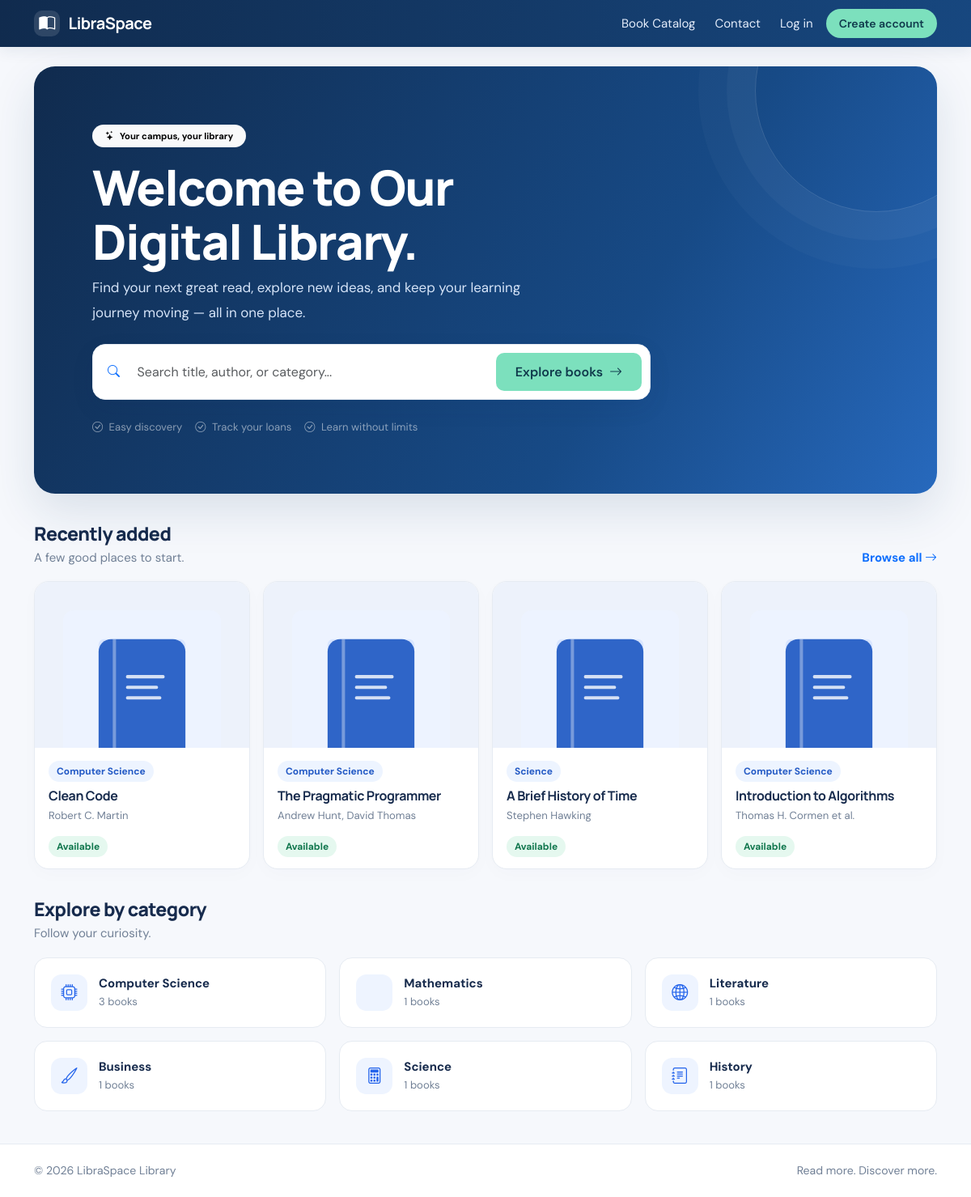
The page / on the database its author committed.
### tables this page shows
CREATE TABLE books (
 id INT UNSIGNED AUTO_INCREMENT PRIMARY KEY,
 title VARCHAR(200) NOT NULL,
 author VARCHAR(150) NOT NULL,
 category_id INT UNSIGNED NULL,
 isbn VARCHAR(20) NULL UNIQUE,
 publisher VARCHAR(150) NULL,
 publication_year SMALLINT UNSIGNED NULL,
 description TEXT NULL,
 total_quantity INT UNSIGNED NOT NULL DEFAULT 1,
 available_quantity INT UNSIGNED NOT NULL DEFAULT 1,
 cover_image VARCHAR(255) NULL,
 times_issued INT UNSIGNED NOT NULL DEFAULT 0,
 is_active TINYINT(1) NOT NULL DEFAULT 1,
 created_at TIMESTAMP NOT NULL DEFAULT CURRENT_TIMESTAMP,
 CONSTRAINT fk_books_category FOREIGN KEY(category_id) REFERENCES categories(id) ON DELETE SET NULL,
 CONSTRAINT chk_book_stock CHECK(available_quantity <= total_quantity),
 INDEX idx_books_title(title),
 INDEX idx_books_author(author),
 INDEX idx_books_active(is_active)
);

CREATE TABLE categories (
 id INT UNSIGNED AUTO_INCREMENT PRIMARY KEY,
 name VARCHAR(100) NOT NULL UNIQUE,
 description VARCHAR(500) NULL
);

### includes/functions.php (called while the page is built, shortened)
<?php
require_once __DIR__ . '/../config/database.php';
function e(?string $value): string { return htmlspecialchars($value ?? '', ENT_QUOTES | ENT_SUBSTITUTE, 'UTF-8'); }
function current_user(): ?array { return $_SESSION['user'] ?? null; }
function cover_url(?string $cover): string {
    return $cover ? 'uploads/covers/' . rawurlencode(basename($cover)) : 'assets/img/book-placeholder.svg';
}

### config/database.php (called while the page is built, shortened)
<?php
function db(): PDO {
    static $pdo = null;
    if ($pdo instanceof PDO) return $pdo;
    $dsn = 'mysql:host=' . DB_HOST . ';dbname=' . DB_NAME . ';charset=utf8mb4';
    $pdo = new PDO($dsn, DB_USER, DB_PASS, [
        PDO::ATTR_ERRMODE => PDO::ERRMODE_EXCEPTION,
        PDO::ATTR_DEFAULT_FETCH_MODE => PDO::FETCH_ASSOC,
        PDO::ATTR_EMULATE_PREPARES => false,
    ]);
    return $pdo;
}

### index.php (the view, shortened to what this page needs)
<?php
require_once __DIR__ . '/includes/functions.php';
$featured = db()->query("SELECT b.*, c.name AS category_name FROM books b LEFT JOIN categories c ON c.id=b.category_id WHERE b.is_active=1 ORDER BY b.created_at DESC LIMIT 4")->fetchAll();
$categories = db()->query("SELECT c.id,c.name,COUNT(b.id) AS book_count FROM categories c LEFT JOIN books b ON b.category_id=c.id AND b.is_active=1 GROUP BY c.id,c.name ORDER BY book_count DESC LIMIT 6")->fetchAll();
require __DIR__ . '/includes/header.php';
?>
<section class="hero mb-4"><div class="hero-content">
 <span class="badge rounded-pill text-bg-light mb-3 px-3 py-2"><i class="bi bi-stars me-1"></i> Your campus, your library</span>
 <h1>Welcome to Our<br>Digital Library.</h1>
 <p>Find your next great read, explore new ideas, and keep your learning journey moving — all in one place.</p>
 <form class="search-panel d-flex flex-column flex-sm-row gap-2 mt-4" action="catalog.php" method="get">
  <div class="d-flex align-items-center flex-grow-1 px-2"><i class="bi bi-search text-primary me-2"></i><input class="form-control" name="q" placeholder="Search title, author, or category..." aria-label="Search books"></div>
  <button class="btn btn-accent px-4" type="submit">Explore books <i class="bi bi-arrow-right ms-1"></i></button>
 </form>
 <div class="d-flex flex-wrap gap-3 mt-4 small text-white-50"><span><i class="bi bi-check-circle me-1"></i> Easy discovery</span><span><i class="bi bi-check-circle me-1"></i> Track your loans</span><span><i class="bi bi-check-circle me-1"></i> Learn without limits</span></div>
 </div></section>
<section class="section-heading"><div><h2>Recently added</h2><p class="muted mb-0 mt-1">A few good places to start.</p></div><a href="catalog.php" class="text-decoration-none fw-bold">Browse all <i class="bi bi-arrow-right"></i></a></section>
<div class="row g-3">
<?php foreach ($featured as $b): ?><div class="col-6 col-lg-3"><article class="book-card"><a href="book.php?id=<?= (int)$b['id'] ?>" class="text-decoration-none text-reset"><div class="book-cover"><img src="<?= e(cover_url($b['cover_image'])) ?>" alt="<?= e($b['title']) ?> cover"></div><div class="card-body"><span class="badge-soft"><?= e($b['category_name'] ?? 'General') ?></span><h3 class="book-title mt-2 mb-1"><?= e($b['title']) ?></h3><p class="muted small mb-3"><?= e($b['author']) ?></p><span class="<?= $b['available_quantity'] > 0 ? 'badge-available' : 'badge-unavailable' ?> badge-soft"><?= $b['available_quantity'] > 0 ? 'Available' : 'Currently out' ?></span></div></a></article></div><?php endforeach; ?>
</div>
<section class="section-heading"><div><h2>Explore by category</h2><p class="muted mb-0 mt-1">Follow your curiosity.</p></div></section>
<div class="row g-3 mb-3"><?php foreach ($categories as $i=>$c): ?><div class="col-6 col-md-4"><a class="category-card" href="catalog.php?category=<?= (int)$c['id'] ?>"><span class="category-icon"><i class="bi <?= ['bi-cpu','bi-flask','bi-globe2','bi-brush','bi-calculator','bi-journal-text'][$i%6] ?>"></i></span><span><strong class="d-block"><?= e($c['name']) ?></strong><small class="muted"><?= (int)$c['book_count'] ?> books</small></span></a></div><?php endforeach; ?></div>
<?php require __DIR__ . '/includes/footer.php'; ?>

### includes/header.php (shortened to what this page needs)
<?php
require_once __DIR__ . '/functions.php';
$user = current_user();
?>
<!doctype html>
<html lang="en">
<head>
<link href="https://cdn.jsdelivr.net/npm/bootstrap@5.3.3/dist/css/bootstrap.min.css" rel="stylesheet">
<link href="https://cdn.jsdelivr.net/npm/bootstrap-icons@1.11.3/font/bootstrap-icons.min.css" rel="stylesheet">
<link href="assets/css/style.css" rel="stylesheet">
</head>
<body>
<nav class="navbar navbar-expand-lg navbar-dark app-navbar">
 <div class="container">
  <a class="navbar-brand fw-bold" href="index.php"><span class="brand-mark"><i class="bi bi-book-half"></i></span> LibraSpace</a>
  <div class="collapse navbar-collapse" id="mainNav">
   <ul class="navbar-nav ms-auto align-items-lg-center gap-lg-2">
    <li class="nav-item"><a class="nav-link" href="catalog.php">Book Catalog</a></li>
    <li class="nav-item"><a class="nav-link" href="contact.php">Contact</a></li>
    <?php if ($user): ?>
      <li class="nav-item"><a class="nav-link" href="dashboard.php">Dashboard</a></li>
      <li class="nav-item"><span class="nav-link user-pill"><i class="bi bi-person-circle me-1"></i><?= e($user['name']) ?></span></li>
      <li class="nav-item"><form action="logout.php" method="post" class="d-inline"><?= csrf_field() ?><button class="btn btn-sm btn-light rounded-pill px-3" type="submit">Log out</button></form></li>
    <?php else: ?>
      <li class="nav-item"><a class="nav-link" href="login.php">Log in</a></li>
      <li class="nav-item"><a class="btn btn-sm btn-accent rounded-pill px-3" href="register.php">Create account</a></li>
    <?php endif; ?>
   </ul>
  </div>
 </div>
</nav>
<main class="page-shell">
<div class="container py-4">

### includes/footer.php (shortened to what this page needs)
</div>
</main>
<footer class="site-footer"><div class="container d-flex flex-column flex-md-row justify-content-between gap-2"><span>© <?= date('Y') ?> LibraSpace Library</span><span>Read more. Discover more.</span></div></footer>
</body></html>

### assets/css/style.css (style rules this page uses)
:root { --navy:#102b4e;--blue:#2363eb;--blue2:#4c83f5;--pale:#eef4ff;--ink:#172b4d;--muted:#718096;--line:#e6ebf2;--bg:#f6f8fc;--green:#138a64 }
* { box-sizing:border-box }
body { margin:0;background:var(--bg);color:var(--ink);font-family:'DM Sans',sans-serif;font-size:15px }
h1,h2,h3,h4,h5,.navbar-brand { font-family:Manrope,sans-serif;letter-spacing:-.025em }
.app-navbar { background:linear-gradient(100deg,#102b4e,#17477f);box-shadow:0 4px 18px #102b4e16 }
.navbar-brand { font-size:1.25rem }
.brand-mark { display:inline-grid;place-items:center;width:32px;height:32px;background:#ffffff20;border-radius:10px;margin-right:7px }
.nav-link { color:#e5edfb!important }
.btn-accent { background:#7ce0bd;color:#103a4c;border:0;font-weight:700 }
.page-shell { min-height:calc(100vh - 140px) }
.site-footer { background:#fff;border-top:1px solid var(--line);padding:22px 0;color:var(--muted);font-size:.88rem }
.hero { position:relative;overflow:hidden;background:linear-gradient(120deg,#102b4e 0%,#174a86 65%,#2769bd 100%);border-radius:26px;color:#fff;padding:clamp(30px,6vw,72px);box-shadow:0 22px 55px #173c6b20 }
.hero:after { content:"";position:absolute;width:300px;height:300px;right:-75px;top:-120px;border:1px solid #ffffff25;border-radius:50%;box-shadow:0 0 0 35px #ffffff08,0 0 0 70px #ffffff06 }
.hero-content { position:relative;z-index:1;max-width:690px }
.hero h1 { font-size:clamp(2.1rem,5vw,3.8rem);line-height:1.12;font-weight:800 }
.hero p { color:#d6e4f8;max-width:570px;font-size:1.06rem;line-height:1.8 }
.search-panel { background:white;border:1px solid var(--line);padding:10px;border-radius:16px;box-shadow:0 10px 30px #102b4e12 }
.search-panel .form-control,.search-panel .form-select { border:0;box-shadow:none }
.section-heading { display:flex;justify-content:space-between;align-items:end;gap:15px;margin:36px 0 18px }
.section-heading h2 { font-weight:800;font-size:1.45rem;margin:0 }
.muted { color:var(--muted) }
.surface,.stat-card,.book-card,.auth-card { background:white;border:1px solid var(--line);border-radius:18px;box-shadow:0 6px 22px #18365a05 }
.book-card { height:100%;overflow:hidden;transition:.2s }
.book-cover { height:205px;background:#edf2fb;display:grid;place-items:center;overflow:hidden }
.book-cover img { height:100%;width:100%;object-fit:cover }
.book-cover img[src$="book-placeholder.svg"] { object-fit:contain;padding:35px }
.book-card .card-body { padding:17px }
.book-title { font-size:1rem;font-weight:700;line-height:1.4 }
.badge-soft { background:#edf4ff;color:#245ac5;border-radius:50px;padding:5px 10px;font-size:.75rem;font-weight:700 }
.badge-available { background:#e5f8ef;color:#11774e }
.category-card { padding:20px;border:1px solid var(--line);border-radius:16px;background:#fff;display:flex;align-items:center;gap:14px;color:var(--ink);text-decoration:none;transition:.2s }
.category-icon { height:45px;width:45px;border-radius:13px;background:var(--pale);display:grid;place-items:center;color:var(--blue);font-size:1.25rem }
.form-control,.form-select { border-color:#dfe6ef;border-radius:10px;padding:.72rem .85rem }
.btn { border-radius:10px;font-weight:600;padding:.65rem 1rem }
.btn-sm { padding:.45rem .8rem }

### rows shown on the page
books: category.name "Computer Science", title "Clean Code", author "Robert C. Martin", available_quantity "Available"
books: category.name "Computer Science", title "The Pragmatic Programmer", author "Andrew Hunt, David Thomas", available_quantity "Available"
books: category.name "Science", title "A Brief History of Time", author "Stephen Hawking", available_quantity "Available"
books: category.name "Computer Science", title "Introduction to Algorithms", author "Thomas H. Cormen et al.", available_quantity "Available"
categories: name "Computer Science", book_count "3"
categories: name "Mathematics", book_count "1"
categories: name "Literature", book_count "1"
categories: name "Business", book_count "1"
categories: name "Science", book_count "1"
categories: name "History", book_count "1"
